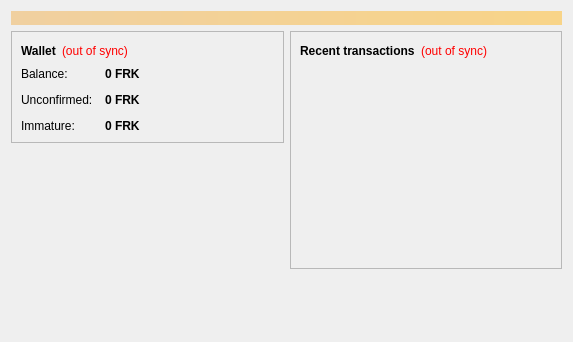
<?xml version="1.0" encoding="UTF-8"?>
<ui version="4.0">
 <class>OverviewPage</class>
 <widget class="QWidget" name="OverviewPage">
  <property name="geometry">
   <rect>
    <x>0</x>
    <y>0</y>
    <width>573</width>
    <height>342</height>
   </rect>
  </property>
  <property name="windowTitle">
   <string>Form</string>
  </property>
  <layout class="QVBoxLayout" name="topLayout">
   <item>
    <widget class="QLabel" name="labelAlerts">
     <property name="visible">
      <bool>false</bool>
     </property>
     <property name="styleSheet">
      <string notr="true">background-color: qlineargradient(x1: 0, y1: 0, x2: 1, y2: 0, stop:0 #F0D0A0, stop:1 #F8D488); color:#000000;</string>
     </property>
     <property name="wordWrap">
      <bool>true</bool>
     </property>
     <property name="margin">
      <number>3</number>
     </property>
    </widget>
   </item>
   <item>
    <layout class="QHBoxLayout" name="horizontalLayout" stretch="1,1">
     <item>
      <layout class="QVBoxLayout" name="verticalLayout_2">
       <item>
        <widget class="QFrame" name="frame">
         <property name="frameShape">
          <enum>QFrame::StyledPanel</enum>
         </property>
         <property name="frameShadow">
          <enum>QFrame::Raised</enum>
         </property>
         <layout class="QVBoxLayout" name="verticalLayout_4">
          <item>
           <layout class="QHBoxLayout" name="horizontalLayout_4">
            <item>
             <widget class="QLabel" name="label_5">
              <property name="font">
               <font>
                <weight>75</weight>
                <bold>true</bold>
               </font>
              </property>
              <property name="text">
               <string>Wallet</string>
              </property>
             </widget>
            </item>
            <item>
             <widget class="QLabel" name="labelWalletStatus">
              <property name="toolTip">
               <string>The displayed information may be out of date. Your wallet automatically synchronizes with the CandyCoin network after a connection is established, but this process has not completed yet.</string>
              </property>
              <property name="styleSheet">
               <string notr="true">QLabel { color: red; }</string>
              </property>
              <property name="text">
               <string notr="true">(out of sync)</string>
              </property>
              <property name="alignment">
               <set>Qt::AlignLeading|Qt::AlignLeft|Qt::AlignVCenter</set>
              </property>
             </widget>
            </item>
            <item>
             <spacer name="horizontalSpacer_2">
              <property name="orientation">
               <enum>Qt::Horizontal</enum>
              </property>
              <property name="sizeHint" stdset="0">
               <size>
                <width>40</width>
                <height>20</height>
               </size>
              </property>
             </spacer>
            </item>
           </layout>
          </item>
          <item>
           <layout class="QFormLayout" name="formLayout_2">
            <property name="fieldGrowthPolicy">
             <enum>QFormLayout::AllNonFixedFieldsGrow</enum>
            </property>
            <property name="horizontalSpacing">
             <number>12</number>
            </property>
            <property name="verticalSpacing">
             <number>12</number>
            </property>
            <item row="0" column="0">
             <widget class="QLabel" name="label">
              <property name="text">
               <string>Balance:</string>
              </property>
             </widget>
            </item>
            <item row="0" column="1">
             <widget class="QLabel" name="labelBalance">
              <property name="font">
               <font>
                <weight>75</weight>
                <bold>true</bold>
               </font>
              </property>
              <property name="cursor">
               <cursorShape>IBeamCursor</cursorShape>
              </property>
              <property name="toolTip">
               <string>Your current balance</string>
              </property>
              <property name="text">
               <string notr="true">0 FRK</string>
              </property>
              <property name="textInteractionFlags">
               <set>Qt::LinksAccessibleByMouse|Qt::TextSelectableByKeyboard|Qt::TextSelectableByMouse</set>
              </property>
             </widget>
            </item>
            <item row="1" column="0">
             <widget class="QLabel" name="label_3">
              <property name="text">
               <string>Unconfirmed:</string>
              </property>
             </widget>
            </item>
            <item row="1" column="1">
             <widget class="QLabel" name="labelUnconfirmed">
              <property name="font">
               <font>
                <weight>75</weight>
                <bold>true</bold>
               </font>
              </property>
              <property name="cursor">
               <cursorShape>IBeamCursor</cursorShape>
              </property>
              <property name="toolTip">
               <string>Total of transactions that have yet to be confirmed, and do not yet count toward the current balance</string>
              </property>
              <property name="text">
               <string notr="true">0 FRK</string>
              </property>
              <property name="textInteractionFlags">
               <set>Qt::LinksAccessibleByMouse|Qt::TextSelectableByKeyboard|Qt::TextSelectableByMouse</set>
              </property>
             </widget>
            </item>
            <item row="2" column="0">
             <widget class="QLabel" name="labelImmatureText">
              <property name="text">
               <string>Immature:</string>
              </property>
             </widget>
            </item>
            <item row="2" column="1">
             <widget class="QLabel" name="labelImmature">
              <property name="font">
               <font>
                <weight>75</weight>
                <bold>true</bold>
               </font>
              </property>
              <property name="toolTip">
               <string>Mined balance that has not yet matured</string>
              </property>
              <property name="text">
               <string notr="true">0 FRK</string>
              </property>
              <property name="textInteractionFlags">
               <set>Qt::LinksAccessibleByMouse|Qt::TextSelectableByKeyboard|Qt::TextSelectableByMouse</set>
              </property>
             </widget>
            </item>
           </layout>
          </item>
         </layout>
        </widget>
       </item>
       <item>
        <spacer name="verticalSpacer">
         <property name="orientation">
          <enum>Qt::Vertical</enum>
         </property>
         <property name="sizeHint" stdset="0">
          <size>
           <width>20</width>
           <height>40</height>
          </size>
         </property>
        </spacer>
       </item>
      </layout>
     </item>
     <item>
      <layout class="QVBoxLayout" name="verticalLayout_3">
       <item>
        <widget class="QFrame" name="frame_2">
         <property name="frameShape">
          <enum>QFrame::StyledPanel</enum>
         </property>
         <property name="frameShadow">
          <enum>QFrame::Raised</enum>
         </property>
         <layout class="QVBoxLayout" name="verticalLayout">
          <item>
           <layout class="QHBoxLayout" name="horizontalLayout_2">
            <item>
             <widget class="QLabel" name="label_4">
              <property name="text">
               <string>&lt;b&gt;Recent transactions&lt;/b&gt;</string>
              </property>
             </widget>
            </item>
            <item>
             <widget class="QLabel" name="labelTransactionsStatus">
              <property name="toolTip">
               <string>The displayed information may be out of date. Your wallet automatically synchronizes with the CandyCoin network after a connection is established, but this process has not completed yet.</string>
              </property>
              <property name="styleSheet">
               <string notr="true">QLabel { color: red; }</string>
              </property>
              <property name="text">
               <string notr="true">(out of sync)</string>
              </property>
              <property name="alignment">
               <set>Qt::AlignRight|Qt::AlignTrailing|Qt::AlignVCenter</set>
              </property>
             </widget>
            </item>
            <item>
             <spacer name="horizontalSpacer">
              <property name="orientation">
               <enum>Qt::Horizontal</enum>
              </property>
              <property name="sizeHint" stdset="0">
               <size>
                <width>40</width>
                <height>20</height>
               </size>
              </property>
             </spacer>
            </item>
           </layout>
          </item>
          <item>
           <widget class="QListView" name="listTransactions">
            <property name="styleSheet">
             <string notr="true">QListView { background: transparent; }</string>
            </property>
            <property name="frameShape">
             <enum>QFrame::NoFrame</enum>
            </property>
            <property name="verticalScrollBarPolicy">
             <enum>Qt::ScrollBarAlwaysOff</enum>
            </property>
            <property name="horizontalScrollBarPolicy">
             <enum>Qt::ScrollBarAlwaysOff</enum>
            </property>
            <property name="selectionMode">
             <enum>QAbstractItemView::NoSelection</enum>
            </property>
           </widget>
          </item>
         </layout>
        </widget>
       </item>
       <item>
        <spacer name="verticalSpacer_2">
         <property name="orientation">
          <enum>Qt::Vertical</enum>
         </property>
         <property name="sizeHint" stdset="0">
          <size>
           <width>20</width>
           <height>40</height>
          </size>
         </property>
        </spacer>
       </item>
      </layout>
     </item>
    </layout>
   </item>
  </layout>
 </widget>
 <resources/>
 <connections/>
</ui>
